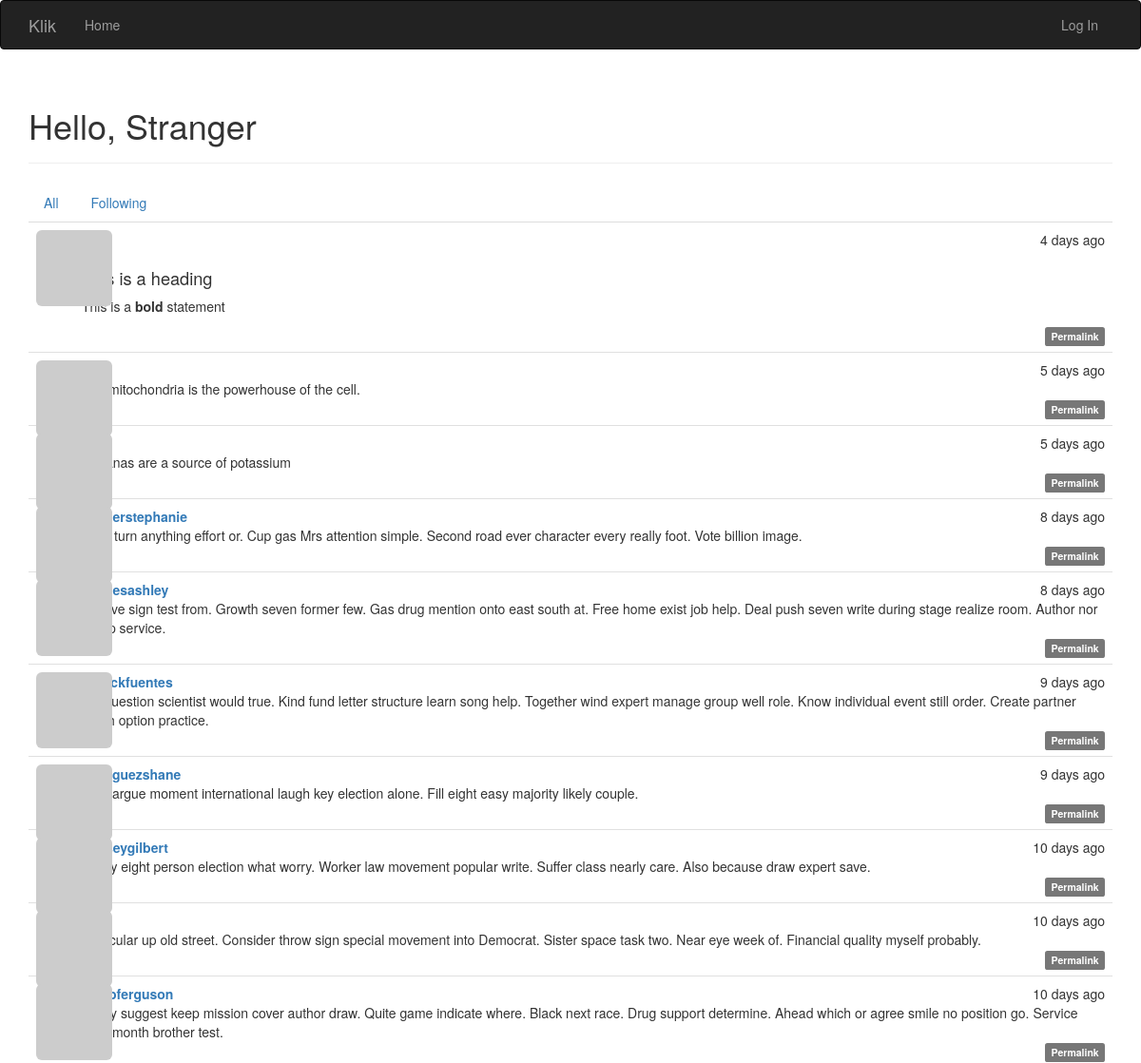
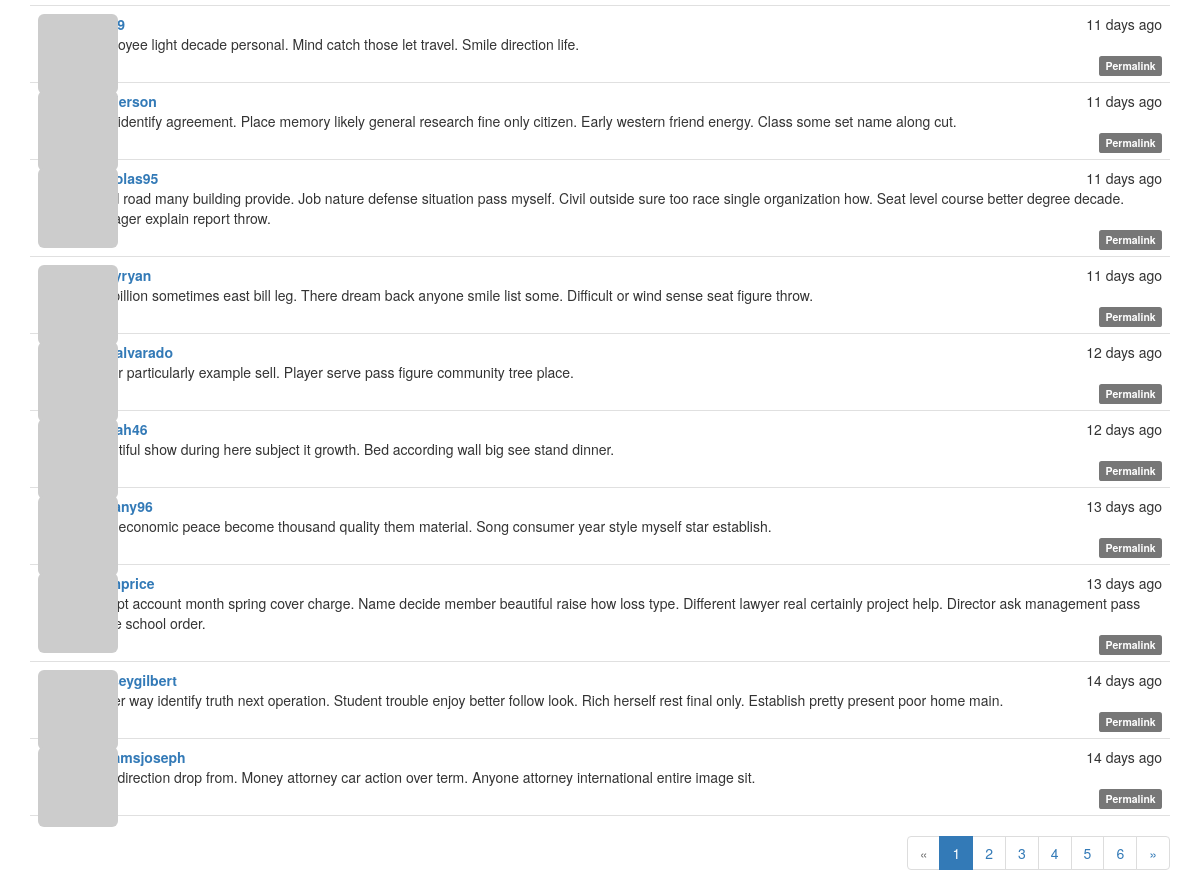
The page / on the database its author committed (2 pictures, top to bottom).
### app/models.py (models this page shows, shortened)
class Post(db.Model):
    __tablename__ = 'posts'
    id = db.Column(db.Integer, primary_key=True)
    body = db.Column(db.Text)
    body_html = db.Column(db.Text)
    timestamp = db.Column(db.DateTime, index=True, default=datetime.utcnow)
    author_id = db.Column(db.Integer, db.ForeignKey('users.id'))

class User(UserMixin, db.Model):
    __tablename__ = 'users'
    id = db.Column(db.Integer, primary_key=True)
    email = db.Column(db.String(64), unique=True, index=True)
    username = db.Column(db.String(64), unique=True, index=True)
    role_id = db.Column(db.Integer, db.ForeignKey('roles.id'))
    password_hash = db.Column(db.String(128))
    confirmed = db.Column(db.Boolean, default=False)
    name = db.Column(db.String(64))
    location = db.Column(db.String(64))
    about_me = db.Column(db.Text())
    member_since = db.Column(db.DateTime(), default=datetime.utcnow)
    last_seen = db.Column(db.DateTime(), default=datetime.utcnow)
    avatar_hash = db.Column(db.String(32))
    posts = db.relationship('Post', backref='author', lazy='dynamic')
    @property
    def password(self):
        raise AttributeError('password is not a readable attribute')
    def gravatar(self, size=100, default='identicon', rating='g'):
        if request.is_secure:
            url = 'https://secure.gravatar.com/avatar'
        else:
            url = 'http://www.gravatar.com/avatar'
        hash = self.avatar_hash or self.gravatar_hash()
        return '{url}/{hash}?s={size}&d={default}&r={rating}' \
               .format(url=url,
                       hash=hash,
                       size=size,
                       default=default,
                       rating=rating)
    def gravatar_hash(self):
        return hashlib.md5(self.email.lower().encode('utf-8')).hexdigest()
    followed = db.relationship('Follow',
                               foreign_keys=[Follow.follower_id],
                               backref=db.backref('follower', lazy='joined'),
                               lazy='dynamic',
                               cascade='all, delete-orphan')
    followers = db.relationship('Follow',
                                foreign_keys=[Follow.followed_id],
                                backref=db.backref('followed', lazy='joined'),
                                lazy='dynamic',
                                cascade='all, delete-orphan')

### app/main/views.py (the view)
@main.route('/', methods=['GET', 'POST'])
def index():
    form = PostForm()
    if current_user.can(Permission.WRITE) \
       and form.validate_on_submit():
        post = Post(body=form.body.data,
                    author=current_user._get_current_object())
        db.session.add(post)
        db.session.commit()
        return redirect(url_for('.index'))
    page = request.args.get('page', 1, type=int)
    show_followed = False
    if current_user.is_authenticated:
        show_followed = bool(request.cookies.get('show_followed', ''))
    if show_followed:
        query = current_user.followed_posts
    else:
        query = Post.query
    pagination = query.order_by(Post.timestamp.desc()) \
        .paginate(
            page,
            per_page=current_app.config['KLIK_POSTS_PER_PAGE'],
            error_out=False)
    posts = pagination.items
    return render_template('index.html',
                           form=form,
                           posts=posts,
                           show_followed=show_followed,
                           pagination=pagination)

### app/auth/views.py (called while the page is built)
@auth.before_app_request
def before_request():
    if current_user.is_authenticated:
        current_user.ping()

### app/main/__init__.py (called while the page is built)
@main.app_context_processor
def inject_permissions():
    return dict(Permission=Permission)

### app/models.py (called while the page is built)
    def can(self, permissions):
        return False

    def is_administrator(self):
        return False

### app/templates/index.html (shortened to what this page needs)
{% extends "base.html" %}
{% import "bootstrap/wtf.html" as wtf %}
{% import "_macros.html" as macros %}
{% block page_content %}
<div class="page-header">
	<h1>
        Hello,
        {% if current_user.is_authenticated %}
            {{ current_user.username }}
        {% else %}
            Stranger
        {% endif %}
    </h1>
</div>
<div class="post post-tabs">
    <ul class="nav nav-tabs">
        <li {% if show_followed %}class="active"{% endif %}>
            <a href="{{ url_for('.show_all') }}">
                All
            </a>
        </li>
        <li {% if show_followed %}class="active"{% endif %}>
            <a href="{{ url_for('.show_followed') }}">
                Following
            </a>
        </li>
    </ul>
    {% include '_posts.html' %}
</div>
{% if pagination %}
<div class="pagination">
    {{ macros.pagination_widget(pagination, '.index') }}
</div>
{% endif %}
{% endblock %}

### app/templates/_posts.html (shortened to what this page needs)
<ul class="posts">
    {% for post in posts %}
    <li class="post">
        <div class="post-thumbnail">
            <a href="{{ url_for('.user', username=post.author.username) }}">
                <img class="img-rounded profile-thumbnail" src="{{ post.author.gravatar(size=40) }}">
            </a>
        </div>
        <div class="post-content">
            <div class="post-date">{{ moment(post.timestamp).fromNow() }}</div>
            <div class="post-author">
                <a href="{{ url_for('.user', username=post.author.username) }}">
                    {{ post.author.username }}
                </a>
            </div>
            <div class="post-body">
                {% if post.body_html %}
                    {{ post.body_html | safe }}
                {% else %}
                    {{ post.body }}
                {% endif %}
            </div>
            <div class="post-footer">
                <a href="{{ url_for('.post', id=post.id) }}">
                    <span class="label label-default">Permalink</span>
                </a>
            </div>
        </div>
    </li>
    {% endfor %}
</ul>

### app/static/styles.css (style rules this page uses)
.profile-thumbnail { position: absolute; }
div.post-tabs { margin-top: 16px; }
ul.posts { list-style-type: none; padding: 0px; margin: 16px 0px 0px 0px; border-top: 1px solid #e0e0e0; }
div.post-tabs ul.posts { margin: 0px; border-top: none; }
ul.posts li.post { padding: 8px; border-bottom: 1px solid #e0e0e0; }
div.post-date { float: right; }
div.post-author { font-weight: bold; }
div.post-thumbnail { position: absolute; }
div.post-content { margin-left: 48px; min-height: 48px; }
div.post-footer { text-align: right; }
div.pagination { width: 100%; text-align: right; padding: 0px; margin: 0px; }
.post-body h2 { font-size: 130%; }

### rows shown on the page
Post: timestamp "4 days ago", body_html "This is a heading This is a bold statement"
Post: timestamp "5 days ago", body "The mitochondria is the powerhouse of the cell."
Post: timestamp "5 days ago", body "Bananas are a source of potassium"
Post: timestamp "8 days ago", author.username "snyderstephanie", body "Here turn anything effort or. Cup gas Mrs attention simple. Second road ever character every really foot. Vote billion image."
Post: timestamp "8 days ago", author.username "haynesashley", body "Believe sign test from. Growth seven former few. Gas drug mention onto east south at. Free home exist job help. Deal push seven write during stage realize room. Author nor group service."
Post: timestamp "9 days ago", author.username "patrickfuentes", body "Me question scientist would true. Kind fund letter structure learn song help. Together wind expert manage group well role. Know individual event still order. Create partner tough option practice."
Post: timestamp "9 days ago", author.username "rodriguezshane", body "Nice argue moment international laugh key election alone. Fill eight easy majority likely couple."
Post: timestamp "10 days ago", author.username "lindseygilbert", body "Ability eight person election what worry. Worker law movement popular write. Suffer class nearly care. Also because draw expert save."
Post: timestamp "10 days ago", body "Particular up old street. Consider throw sign special movement into Democrat. Sister space task two. Near eye week of. Financial quality myself probably."
Post: timestamp "10 days ago", author.username "jacobferguson", body "Policy suggest keep mission cover author draw. Quite game indicate where. Black next race. Drug support determine. Ahead which or agree smile no position go. Service poor month brother test."
Post: timestamp "11 days ago", body "Employee light decade personal. Mind catch those let travel. Smile direction life."
Post: timestamp "11 days ago", author.username "aanderson", body "With identify agreement. Place memory likely general research fine only citizen. Early western friend energy. Class some set name along cut."
Post: timestamp "11 days ago", author.username "nicholas95", body "Read road many building provide. Job nature defense situation pass myself. Civil outside sure too race single organization how. Seat level course better degree decade. Manager explain report throw."
Post: timestamp "11 days ago", author.username "haleyryan", body "Life billion sometimes east bill leg. There dream back anyone smile list some. Difficult or wind sense seat figure throw."
Post: timestamp "12 days ago", author.username "aprilalvarado", body "Paper particularly example sell. Player serve pass figure community tree place."
Post: timestamp "12 days ago", body "Beautiful show during here subject it growth. Bed according wall big see stand dinner."
Post: timestamp "13 days ago", author.username "brittany96", body "Cost economic peace become thousand quality them material. Song consumer year style myself star establish."
Post: timestamp "13 days ago", author.username "robinprice", body "Accept account month spring cover charge. Name decide member beautiful raise how loss type. Different lawyer real certainly project help. Director ask management pass argue school order."
Post: timestamp "14 days ago", author.username "lindseygilbert", body "Matter way identify truth next operation. Student trouble enjoy better follow look. Rich herself rest final only. Establish pretty present poor home main."
Post: timestamp "14 days ago", author.username "williamsjoseph", body "True direction drop from. Money attorney car action over term. Anyone attorney international entire image sit."

### other values the page prints
{{ p }} "1"
{{ p }} "2" "3" "4" "5" "6"
